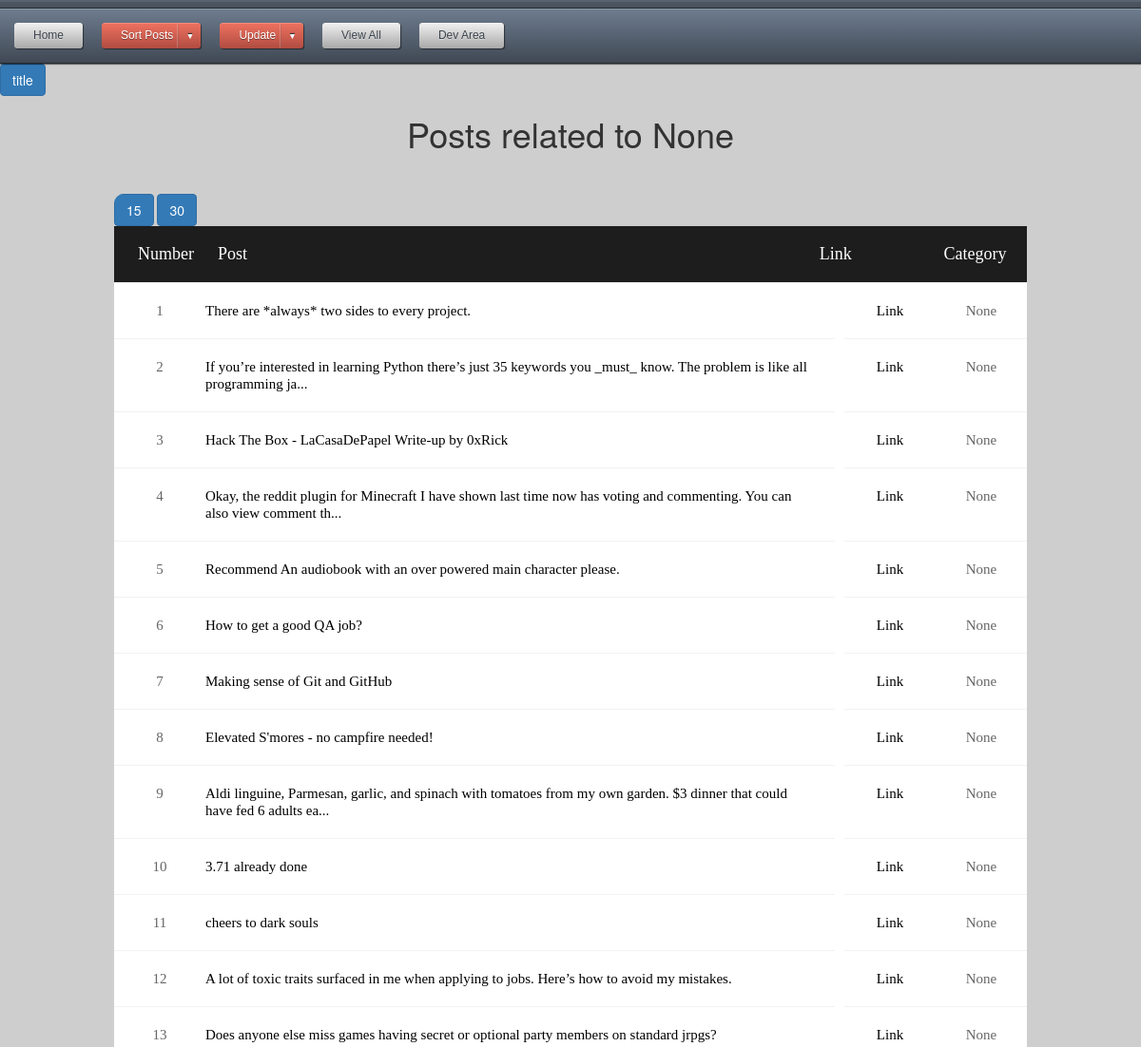
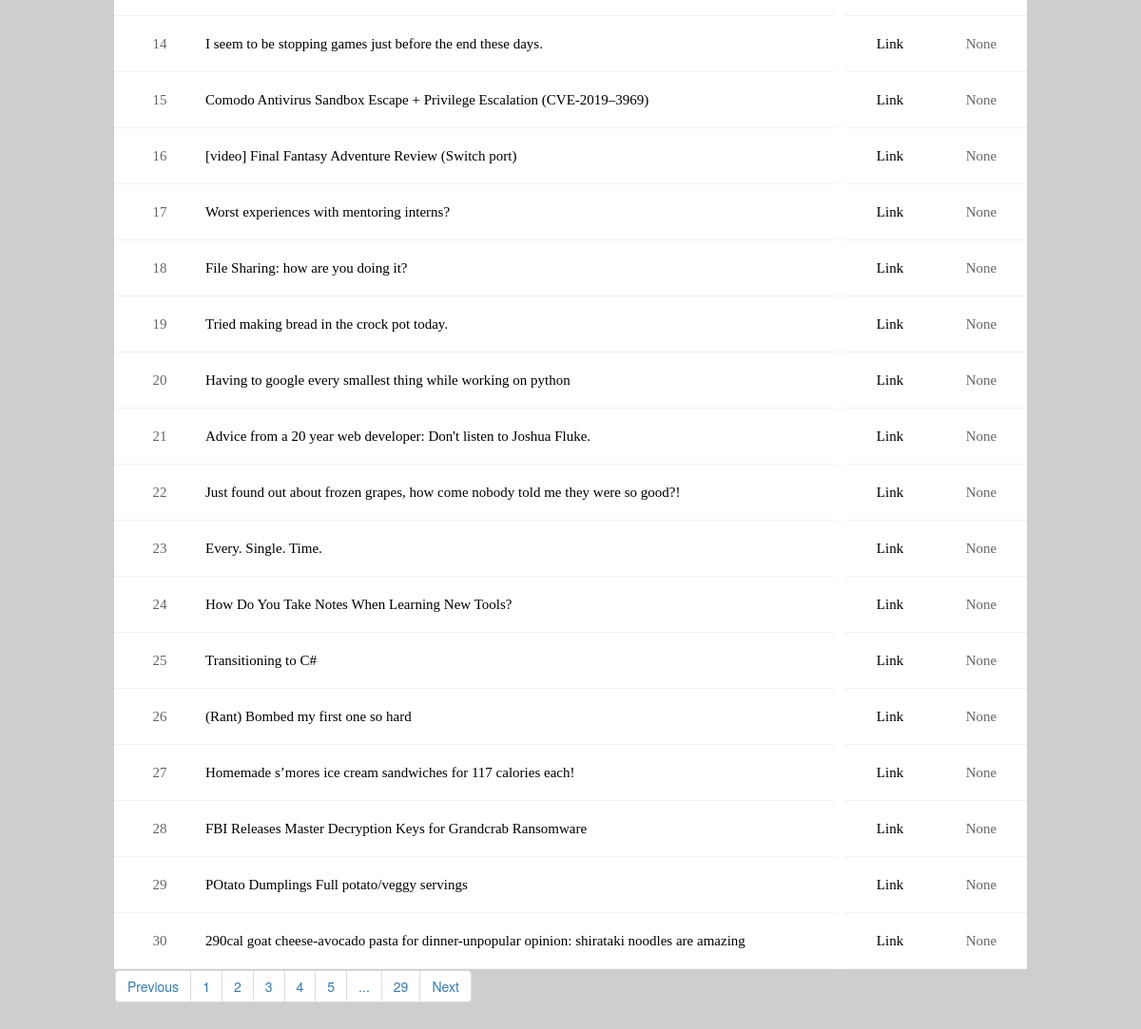
/sortby/1/30?sort_cat=None, run on the app's committed database (2 pictures, top to bottom).
### app.py (models this page shows)
class posts(db.Model):
    id = db.Column(db.String, primary_key=True)
    title = db.Column(db.String(80), unique=True, nullable=False)
    link = db.Column(db.String(120), unique=True, nullable=False)
    category = db.Column(db.String(120), unique=True, nullable=False)
    date_added = db.Column(db.String(120), unique=False, nullable=False)
    thread_text = db.Column(db.String(400), unique=True, nullable=False)
    image = db.Column(db.String(400), unique=True, nullable=False)

### app.py (the view)
@app.route('/sortby/<int:page_num>/<int:per_page_res>', methods=['GET', 'POST'])
def sortby(page_num, per_page_res):
	sort_cat = request.args.get('sort_cat', None)
	order_by = request.args.get('order_by', None)
	print(sort_cat)
	per_page = per_page_res
	t3 = posts.query.filter_by(category=sort_cat).order_by(order_by).paginate(per_page=per_page_res, page=page_num, error_out=True)
	return render_template("sortby.html", count=count, order_by=order_by, t3=t3, per_page=per_page, posts=posts, zip=zip, sort_cat=sort_cat)

### app.py (called while the page is built)
@app.context_processor
def utility_functions():
    def print_in_console(message):
        print (str(message))
    return dict(mdebug=print_in_console)

@app.context_processor
def inject_user():
    return dict(category=categories)

### templates/sortby.html (shortened to what this page needs)
<!DOCTYPE html>
<html>
<head>
</head>
{% include "topnav.html" %}
<div class="limiter">
<body>
<a href="{{url_for('sortby', page_num=t3.page, per_page_res=15, order_by='title', sort_cat=sort_cat )}}"><button type="button" class="btn btn-primary">title</button></a>
<h1>Posts related to {{sort_cat}}</h1>
	<div class="container-table100">
			<div class="wrap-table100">
				<a href="{{url_for('sortby', page_num=t3.page, per_page_res=15, order_by=order_by, sort_cat=sort_cat )}}"><button type="button" class="btn btn-primary">15</button></a>
				<a href="{{url_for('sortby', page_num=t3.page, per_page_res=30, order_by=order_by, sort_cat=sort_cat )}}"><button type="button" class="btn btn-primary">30</button></a>
					<div class="table">
						<div class="row header" style="content: none">
							<div class="cell">Number</div>
							<div class="cell">Post</div>
							<div class="cell">Link</div>
							<div class="cell">Category</div>
						</div>
						{% for t,i in zip(t3.items, range(per_page, 0, -1)) %}
						<div class="row">
							<div class="cell" data-title="Number">
								{% if t3.page == 1 %}
								{{(t3.page * (per_page+1))-i}}
								{% else %}
								{{(t3.page * (per_page))-(i-1)}}
								{% endif %}
							</div>
							<div class="cell" data-title="Post" style="width:69%;"><a href="#" data-toggle="modal" data-target="#{{t.id}}">{{t.title}}</div>
							<div class="cell" data-title="Link"><a href="{{t.link}}" target='_blank'>Link</a></div>
							<div class="cell" data-title="Category">{{t.category}}</div>
						</div>
						{% endfor %}
						<nav aria-label="Page navigation example">
							<ul class="pagination" style="margin:1px">
										<li class="page-item"><a class="page-link" href="{{url_for('sortby', page_num=(t3.page + 1), per_page_res=per_page, sort_cat=sort_cat )}}">Previous</a>
								{% for page in t3.iter_pages(right_edge=1, left_edge=5) %}
									{% if page %}
										<li class="page-item"><a class="page-link" href="{{url_for('sortby', page_num=page, per_page_res=per_page, sort_cat=sort_cat )}}">{{ page }}</a>
									{% else %}
										<li class="page-item"><a class="page-link" href="#">...</a>
									{% endif %}
								{% endfor %}
										<li class="page-item"><a class="page-link" href="{{url_for('sortby', page_num=(t3.page + 1), per_page_res=per_page, sort_cat=sort_cat )}}">Next</a>
							</ul>
						</nav>
					</div>
</body>
</html>

### static/CSS/style.css (style rules this page uses)
h1 { text-align:center; }
body { padding-bottom: .1px; }
a:link { color: black; text-decoration: none; }
.container:before, .container:after, { display: table; content: none; }
.limiter { width: 100%; background: #cecece; margin: 0 auto; }
.container-table100 { width: 100%; min-height: 100vh; display: -webkit-box; display: -webkit-flex; display: -moz-box; display: -ms-flexbox; display: flex; align-items: center; justify-content: center; flex-wrap: wrap; padding: 33px 30px; }
.wrap-table100 { width: 960px; border-radius: 10px; overflow: hidden; }
.table { width: 100%; display: table; margin: 0; }
.row { display: table; background: #fff; margin-left: 0px; }
.row.header { color: #ffffff; background: #1d1d1d; }
.cell { display: table-cell; }
.row .cell { font-family: Poppins-Regular; font-size: 15px; color: #666666; line-height: 1.2; font-weight: unset !important; padding-top: 20px; padding-bottom: 20px; border-bottom: 1px solid #f2f2f2; }
.row.header .cell { font-family: Poppins-Regular; font-size: 18px; color: #fff; line-height: 1.2; font-weight: unset !important; padding-top: 19px; padding-bottom: 19px; }
.row .cell:nth-child(1) { width: 10%; text-align: center; }
.row .cell:nth-child(2) { width: 58%; padding-right: 2% }
.row .cell:nth-child(3) { width: 10%; }
.row .cell:nth-child(4) { width: 10%; text-align: center; }
.row .cell:nth-child(5) { width: 10%; text-align: center; }
.row:before { content: none; }
div.row.header::after { content: none; }
div.row::after { content: none; }
.table, .row { width: 100% !important; }
.pagination { display: inline-flex; }
.pagination a { color: black; float: left; padding: 8px 16px; text-decoration: none; }

### data on the page
posts: page "1", title "There are *always* two sides to every project.", category "None"
posts: page "2", title "If you’re interested in learning Python there’s just 35 keywords you _must_ know. The problem is like all programming ja...", category "None"
posts: page "3", title "Hack The Box - LaCasaDePapel Write-up by 0xRick", category "None"
posts: page "4", title "Okay, the reddit plugin for Minecraft I have shown last time now has voting and commenting. You can also view comment th...", category "None"
posts: page "5", title "Recommend An audiobook with an over powered main character please.", category "None"
posts: page "6", title "How to get a good QA job?", category "None"
posts: page "7", title "Making sense of Git and GitHub", category "None"
posts: page "8", title "Elevated S'mores - no campfire needed!", category "None"
posts: page "9", title "Aldi linguine, Parmesan, garlic, and spinach with tomatoes from my own garden. $3 dinner that could have fed 6 adults ea...", category "None"
posts: page "10", title "3.71 already done", category "None"
posts: page "11", title "cheers to dark souls", category "None"
posts: page "12", title "A lot of toxic traits surfaced in me when applying to jobs. Here’s how to avoid my mistakes.", category "None"
posts: page "13", title "Does anyone else miss games having secret or optional party members on standard jrpgs?", category "None"
posts: page "14", title "I seem to be stopping games just before the end these days.", category "None"
posts: page "15", title "Comodo Antivirus Sandbox Escape + Privilege Escalation (CVE-2019–3969)", category "None"
posts: page "16", title "[video] Final Fantasy Adventure Review (Switch port)", category "None"
posts: page "17", title "Worst experiences with mentoring interns?", category "None"
posts: page "18", title "File Sharing: how are you doing it?", category "None"
posts: page "19", title "Tried making bread in the crock pot today.", category "None"
posts: page "20", title "Having to google every smallest thing while working on python", category "None"
posts: page "21", title "Advice from a 20 year web developer: Don't listen to Joshua Fluke.", category "None"
posts: page "22", title "Just found out about frozen grapes, how come nobody told me they were so good?!", category "None"
posts: page "23", title "Every. Single. Time.", category "None"
posts: page "24", title "How Do You Take Notes When Learning New Tools?", category "None"
posts: page "25", title "Transitioning to C#", category "None"
posts: page "26", title "(Rant) Bombed my first one so hard", category "None"
posts: page "27", title "Homemade s’mores ice cream sandwiches for 117 calories each!", category "None"
posts: page "28", title "FBI Releases Master Decryption Keys for Grandcrab Ransomware", category "None"
posts: page "29", title "POtato Dumplings Full potato/veggy servings", category "None"
posts: page "30", title "290cal goat cheese-avocado pasta for dinner-unpopular opinion: shirataki noodles are amazing", category "None"

### other printed values
{{ sort_cat }} "None"
{{ page }} "1" "2" "3" "4" "5" "29"
